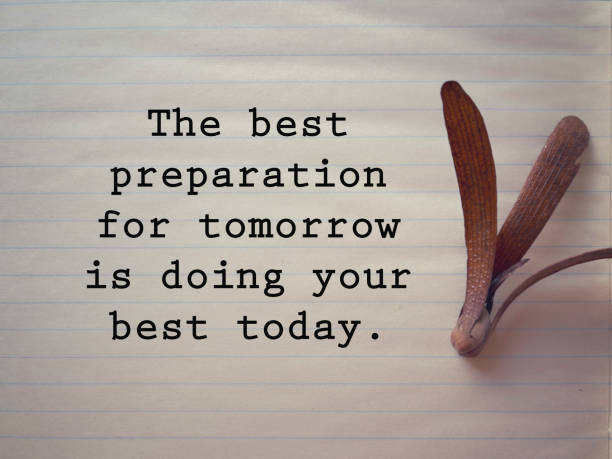
#> input picture image.png, 612 x 459 px
$ jupyter execute pr8.ipynb
#> lines starting #> are read from the running program, lines starting #| are printed output that depends on the picture; after the words box and inside, x2 and y2 are one past the last pixel; in counts of white or black regions, pixels touching at a corner belong together
Apply edge detection (using Canny or Sobel), line detection (using
Hough Transform), and corner detection (using Harris) on a sample
image. Display the results of each operation sequentially.

[cell 1]
import cv2
import numpy as np

# Load image
img = cv2.imread('image.png')
#> img is the input picture: shape (459, 612, 3); mean B, G, R 154.1, 160, 169.8
gray = cv2.cvtColor(img, cv2.COLOR_BGR2GRAY)
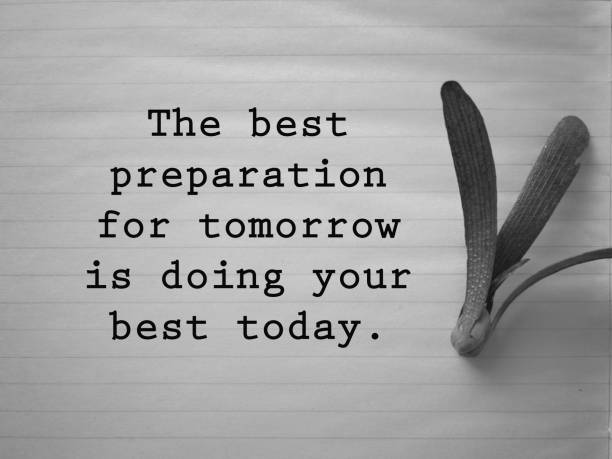
#> gray: shape (459, 612); min 0, max 234, mean 162.3

# 1. Edge Detection (Canny)
edges = cv2.Canny(gray, 100, 200)
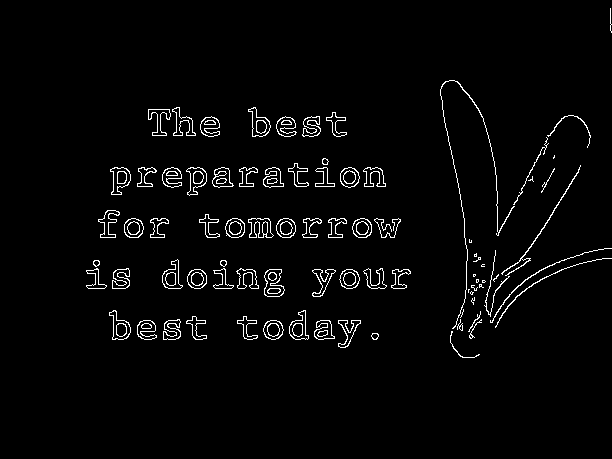
#> edges: shape (459, 612); 2.8% white in thin lines or dots, all inside (x1, y1, x2, y2) = (86, 8, 612, 358)

# 2. Line Detection (Hough Transform)
lines = cv2.HoughLinesP(edges, 1, np.pi/180, 100, minLineLength=50, maxLineGap=10)
#> lines = [[215, 288, 283, 288], [163, 183, 385, 183], [296, 186, 385, 186], [231, 237, 290, 237], [110, 171, 327, 171], [199, 222, 399, 222], [205, 234, 342, 234], [164, 285, 281, 285], [163, 273, 225, 273], [230, 219, 291, 219], [268, 168, 327, 168], [237, 323, 360, 323]]
line_img = img.copy()
if lines is not None:
    for line in lines:
        x1, y1, x2, y2 = line[0]
        cv2.line(line_img, (x1, y1), (x2, y2), (0, 255, 0), 2)
#> this loop made 12 passes
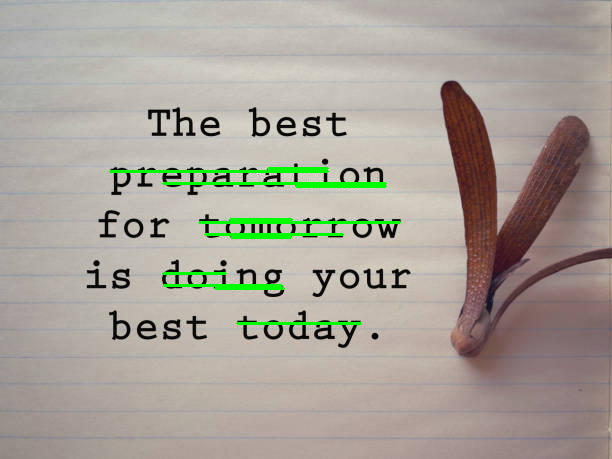
#> line_img: shape (459, 612, 3); 1.53% of pixels changed, all inside (x1, y1, x2, y2) = (109, 167, 401, 325)

# 3. Corner Detection (Harris)
corners = cv2.cornerHarris(gray, 2, 3, 0.04)
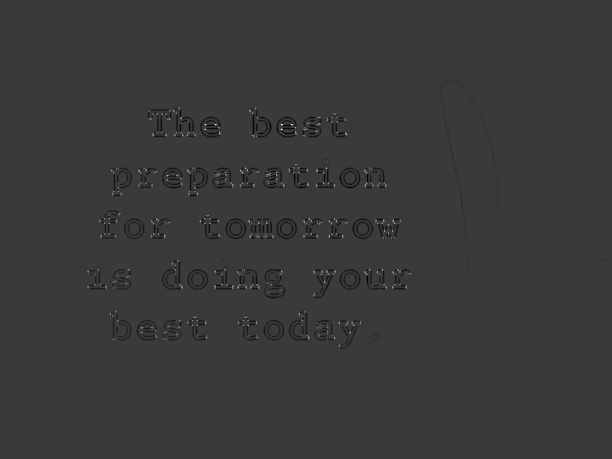
#> corners: shape (459, 612) float32; min -0.0122, max 0.0414, mean -8.74e-05; drawn with min black and max white
corner_img = img.copy()
corner_img[corners > 0.01 * corners.max()] = [0, 0, 255]  # Red corners
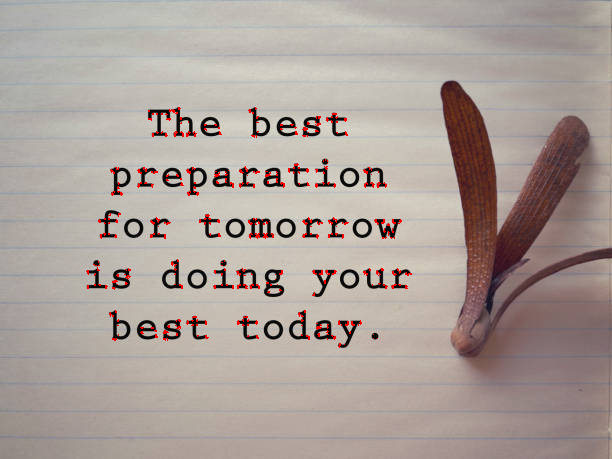
#> corner_img: shape (459, 612, 3); 0.85% of pixels changed, all inside (x1, y1, x2, y2) = (86, 107, 412, 348)

# Display results
cv2.imshow('Original', img)
cv2.imshow('Canny Edges', edges)
cv2.imshow('Hough Lines', line_img)
cv2.imshow('Harris Corners', corner_img)
cv2.waitKey(0)
cv2.destroyAllWindows()

[cell 2]
import cv2
import numpy as np
import matplotlib.pyplot as plt

# Load image
img = cv2.imread('image.png', cv2.IMREAD_COLOR)
gray = cv2.cvtColor(img, cv2.COLOR_BGR2GRAY)

# Create figure
plt.figure(figsize=(15, 10))

# Original Image
plt.subplot(2, 2, 1)
plt.imshow(cv2.cvtColor(img, cv2.COLOR_BGR2RGB))
plt.title('Original Image')

# 1. Edge Detection (Canny)
edges = cv2.Canny(gray, 100, 200)
plt.subplot(2, 2, 2)
plt.imshow(edges, cmap='gray')
plt.title('Canny Edge Detection')

# 2. Line Detection (Hough Transform)
lines = cv2.HoughLinesP(edges, 1, np.pi/180, threshold=100, minLineLength=50, maxLineGap=10)
line_img = np.zeros_like(img)
if lines is not None:
    for line in lines:
        x1, y1, x2, y2 = line[0]
        cv2.line(line_img, (x1, y1), (x2, y2), (0, 255, 0), 2)
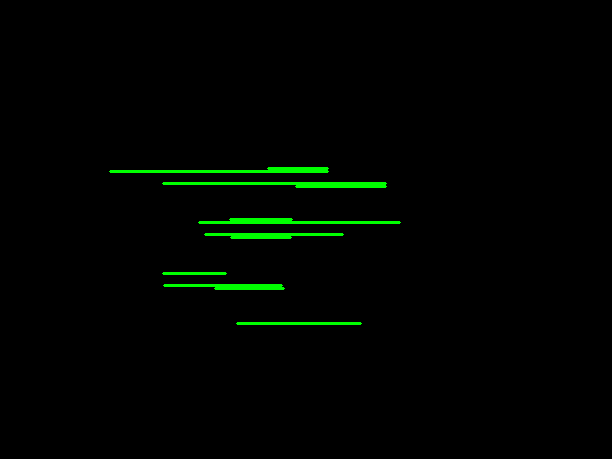
#> line_img: shape (459, 612, 3); mean B, G, R 0, 3.9, 0
plt.subplot(2, 2, 3)
plt.imshow(cv2.cvtColor(line_img, cv2.COLOR_BGR2RGB))
plt.title('Hough Line Detection')

# 3. Corner Detection (Harris)
corners = cv2.cornerHarris(gray, 2, 3, 0.04)
corner_img = np.copy(img)
corner_img[corners > 0.01 * corners.max()] = [255, 0, 0]  # Mark corners in red
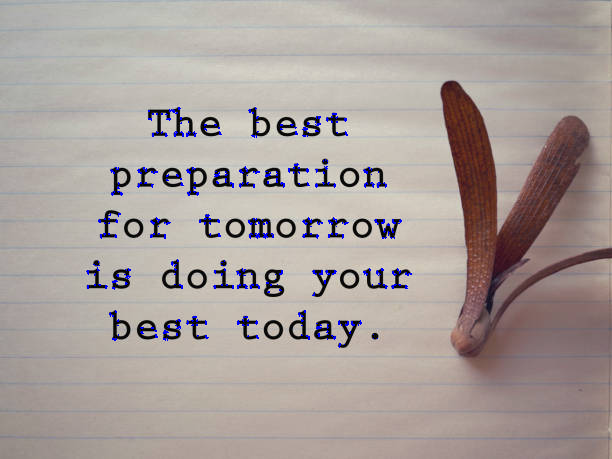
#> corner_img: shape (459, 612, 3); 0.85% of pixels changed, all inside (x1, y1, x2, y2) = (86, 107, 412, 348)
plt.subplot(2, 2, 4)
plt.imshow(cv2.cvtColor(corner_img, cv2.COLOR_BGR2RGB))
plt.title('Harris Corner Detection')

plt.tight_layout()
plt.show()
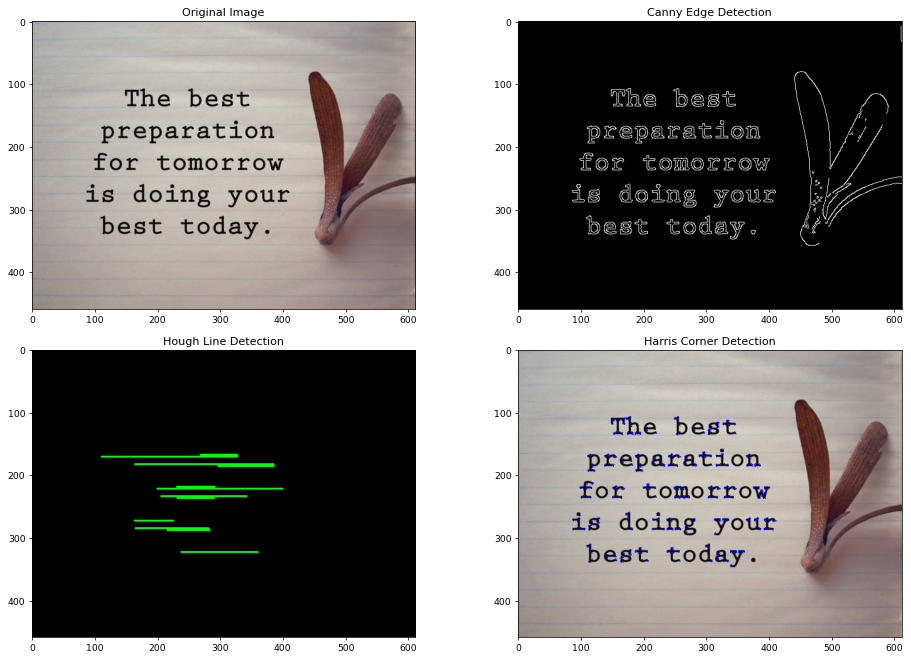
#> figure drawn by matplotlib, 4 panels
